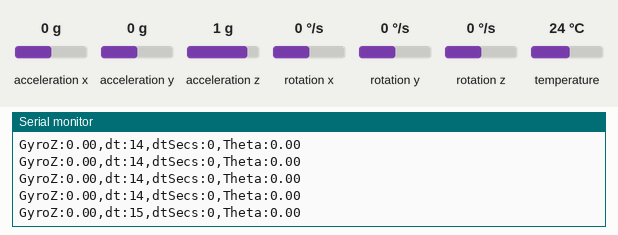
Recording of a sketch running on a simulated Arduino Leonardo, built with avr-gcc and run on an emulated ATmega32U4. On the bench: the last lines printed to the serial monitor. Inputs (shaded band) come from the test bench; at power-on: rotation z 0 °/s, acceleration x 0 g, acceleration y 0 g, acceleration z 1 g, rotation x 0 °/s, rotation y 0 °/s, temperature 24 °C.

Above: at 1.3 s.
1.4 s: rotation z set to -192 °/s
At 1.9 s:
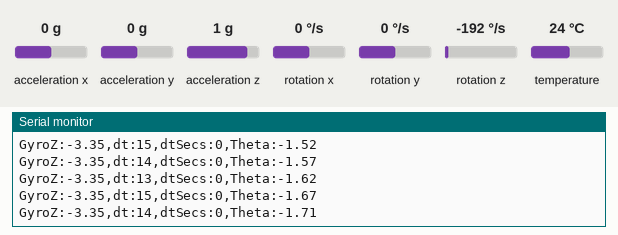
4.4 s: rotation z set to -100 °/s
At 5.1 s:
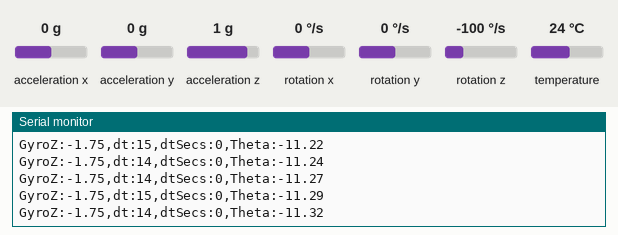
Timing chart, 0 to 7.4 s (numbered marks = the images above; inputs shaded):
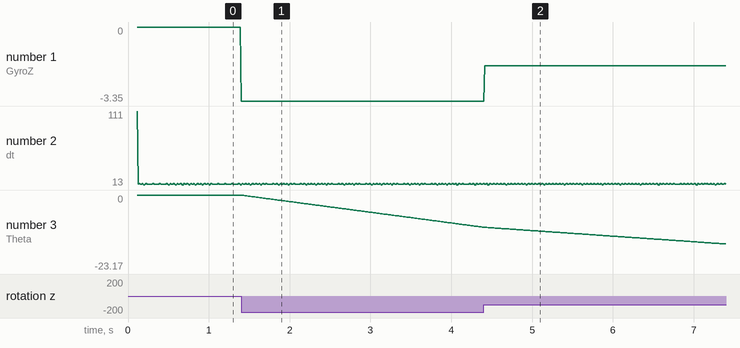

Measured:
- after the input at 1.4 s, the serial monitor: prints a new line at once (image 1)
- plotted number 1: 0 → -3.35 after the input at 1.4 s
- plotted number 3: 0 → -10.1 after the input at 1.4 s

The sketch:

plotter.ino
```cpp
// Basic demo for accelerometer readings from Adafruit MPU6050

#include <Adafruit_MPU6050.h>
#include <Adafruit_Sensor.h>
#include <Wire.h>

Adafruit_MPU6050 mpu;

float theta = 0.0;
float theta_old = 0.0;
int t  = 0;
int t_old = 0;
float dt;
void setup(void) {
  Serial.begin(115200);
  while (!Serial) {
    delay(10); // will pause Zero, Leonardo, etc until serial console opens
  }

  // Try to initialize!
  if (!mpu.begin()) {
    Serial.println("Failed to find MPU6050 chip");
    while (1) {
      delay(10);
    }
  }

  mpu.setAccelerometerRange(MPU6050_RANGE_16_G);
  mpu.setGyroRange(MPU6050_RANGE_250_DEG);
  mpu.setFilterBandwidth(MPU6050_BAND_21_HZ);
  Serial.println("");
  delay(100);
}

void loop() {

  /* Get new sensor events with the readings */
  sensors_event_t a, g, temp;
  mpu.getEvent(&a, &g, &temp);
  t = millis();
  /* Print out the values */
  //Serial.print("AccelX:");
  //Serial.print(a.acceleration.x);
  //Serial.print(",");
  //Serial.print("AccelY:");
  //Serial.print(a.acceleration.y);
  //Serial.print(",");
  //Serial.print("AccelZ:");
  //Serial.print(a.acceleration.z);
  //Serial.print(", ");
  Serial.print("GyroZ:");
  Serial.print(g.gyro.z);
  //-------------Calculo de Theta-----------------
  dt = (t-t_old);
  theta = (g.gyro.z*dt)/1000+theta_old;

  Serial.print(",");
  Serial.print("dt:");
  Serial.print(t-t_old);
  Serial.print(",");
  Serial.print("dtSecs:");
  Serial.print((t-t_old)/1000);
  Serial.print(",");
  Serial.print("Theta:");
  Serial.print(theta);
  Serial.println("");
  t_old = t;
  theta_old = theta;
  delay(10);
}
```
